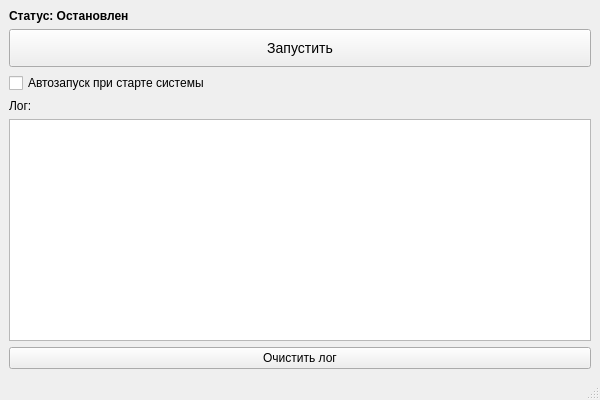
<?xml version="1.0" encoding="UTF-8"?>
<ui version="4.0">
 <class>MainWindow</class>
 <widget class="QMainWindow" name="MainWindow">
  <property name="geometry">
   <rect>
    <x>0</x>
    <y>0</y>
    <width>600</width>
    <height>400</height>
   </rect>
  </property>
  <property name="windowTitle">
   <string>Голосовой Ассистент</string>
  </property>
  <widget class="QWidget" name="centralwidget">
   <layout class="QVBoxLayout" name="verticalLayout">
    <item>
     <widget class="QLabel" name="statusLabel">
      <property name="text">
       <string>Статус: Остановлен</string>
      </property>
      <property name="styleSheet">
       <string notr="true">QLabel { font-weight: bold; }</string>
      </property>
     </widget>
    </item>
    <item>
     <widget class="QPushButton" name="startStopButton">
      <property name="text">
       <string>Запустить</string>
      </property>
      <property name="styleSheet">
       <string notr="true">QPushButton { font-size: 14px; padding: 10px; }</string>
      </property>
     </widget>
    </item>
    <item>
     <widget class="QCheckBox" name="autoStartCheckBox">
      <property name="text">
       <string>Автозапуск при старте системы</string>
      </property>
     </widget>
    </item>
    <item>
     <widget class="QLabel" name="logLabel">
      <property name="text">
       <string>Лог:</string>
      </property>
     </widget>
    </item>
    <item>
     <widget class="QTextEdit" name="logTextEdit">
      <property name="readOnly">
       <bool>true</bool>
      </property>
     </widget>
    </item>
    <item>
     <widget class="QPushButton" name="clearLogButton">
      <property name="text">
       <string>Очистить лог</string>
      </property>
     </widget>
    </item>
   </layout>
  </widget>
  <widget class="QMenuBar" name="menubar">
   <property name="geometry">
    <rect>
     <x>0</x>
     <y>0</y>
     <width>600</width>
     <height>22</height>
    </rect>
   </property>
  </widget>
  <widget class="QStatusBar" name="statusbar"/>
 </widget>
 <resources/>
 <connections>
  <connection>
   <sender>clearLogButton</sender>
   <signal>clicked()</signal>
   <receiver>logTextEdit</receiver>
   <slot>clear()</slot>
   <hints>
    <hint type="sourcelabel">
     <x>299</x>
     <y>354</y>
    </hint>
    <hint type="destinationlabel">
     <x>299</x>
     <y>227</y>
    </hint>
   </hints>
  </connection>
 </connections>
</ui>
